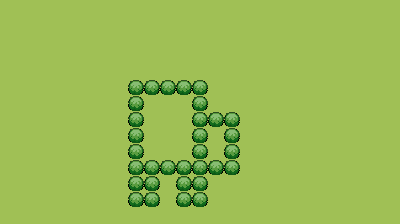

Rendered tile map (Tiled .tmx) drawn with the repository's tilesets; below, a short description and the full map source, tile grids included:
An orthogonal 25x14 tile map with 16x16 px tiles, 3 tile layers (collisions, Base, greenery) and 1 object (test-map).

<map version="1.5" tiledversion="1.7.2" orientation="orthogonal" renderorder="right-down" width="25" height="14" tilewidth="16" tileheight="16" infinite="0" nextlayerid="5" nextobjectid="6">
 <tileset firstgid="1" source="grass.tsx" />
 <layer id="2" name="collisions" width="25" height="14">
  <data encoding="csv">
15,15,15,15,15,15,15,15,15,15,0,0,15,15,15,15,15,15,15,15,15,15,15,15,15,
15,0,0,0,0,0,0,0,0,0,0,0,0,0,0,0,0,0,0,0,0,0,0,0,15,
15,0,0,0,0,0,0,0,0,0,0,0,0,0,0,0,0,0,0,0,0,0,0,0,15,
15,0,0,0,0,0,0,0,0,0,0,0,0,0,0,0,0,0,0,0,0,0,0,0,15,
15,0,0,0,0,0,0,0,0,0,0,0,0,0,0,0,0,0,0,0,0,0,0,0,15,
15,0,0,0,0,0,0,0,15,15,15,15,15,0,0,0,0,0,0,0,0,0,0,0,15,
15,0,0,0,0,0,0,0,15,0,0,0,15,0,0,0,0,0,0,0,0,0,0,0,15,
15,0,0,0,0,0,0,0,15,0,0,0,15,15,15,0,0,0,0,0,0,0,0,0,15,
15,0,0,0,0,0,0,0,15,0,0,0,15,0,15,0,0,0,0,0,0,0,0,0,15,
15,0,0,0,0,0,0,0,15,0,0,0,15,0,15,0,0,0,0,0,0,0,0,0,15,
15,0,0,0,0,0,0,0,15,15,15,15,15,15,15,0,0,0,0,0,0,0,0,0,15,
15,0,0,0,0,0,0,0,15,15,0,15,15,0,0,0,0,0,0,0,0,0,0,0,15,
15,0,0,0,0,0,0,0,15,15,0,15,15,0,0,0,0,0,0,0,0,0,0,0,15,
15,15,15,15,15,15,15,15,15,15,15,15,15,15,15,15,15,15,15,15,15,15,15,15,15
</data>
 </layer>
 <layer id="1" name="Base" width="25" height="14">
  <data encoding="csv">
3,3,3,3,3,3,3,3,3,3,3,3,3,3,3,3,3,3,3,3,3,3,3,3,3,
3,3,3,3,3,3,3,3,3,3,3,3,3,3,3,3,3,3,3,3,3,3,3,3,3,
3,3,3,3,3,3,3,3,3,3,3,3,3,3,3,3,3,3,3,3,3,3,3,3,3,
3,3,3,3,3,3,3,3,3,3,3,3,3,3,3,3,3,3,3,3,3,3,3,3,3,
3,3,3,3,3,3,3,3,3,3,3,3,3,3,3,3,3,3,3,3,3,3,3,3,3,
3,3,3,3,3,3,3,3,3,3,3,3,3,3,3,3,3,3,3,3,3,3,3,3,3,
3,3,3,3,3,3,3,3,3,3,3,3,3,3,3,3,3,3,3,3,3,3,3,3,3,
3,3,3,3,3,3,3,3,3,3,3,3,3,3,3,3,3,3,3,3,3,3,3,3,3,
3,3,3,3,3,3,3,3,3,3,3,3,3,3,3,3,3,3,3,3,3,3,3,3,3,
3,3,3,3,3,3,3,3,3,3,3,3,3,3,3,3,3,3,3,3,3,3,3,3,3,
3,3,3,3,3,3,3,3,3,3,3,3,3,3,3,3,3,3,3,3,3,3,3,3,3,
3,3,3,3,3,3,3,3,3,3,3,3,3,3,3,3,3,3,3,3,3,3,3,3,3,
3,3,3,3,3,3,3,3,3,3,3,3,3,3,3,3,3,3,3,3,3,3,3,3,3,
3,3,3,3,3,3,3,3,3,3,3,3,3,3,3,3,3,3,3,3,3,3,3,3,3
</data>
 </layer>
 <layer id="4" name="greenery" width="25" height="14">
  <data encoding="csv">
0,0,0,0,0,0,0,0,0,0,0,0,0,0,0,0,0,0,0,0,0,0,0,0,0,
0,0,0,0,0,0,0,0,0,0,0,0,0,0,0,0,0,0,0,0,0,0,0,0,0,
0,0,0,0,0,0,0,0,0,0,0,0,0,0,0,0,0,0,0,0,0,0,0,0,0,
0,0,0,0,0,0,0,0,0,0,0,0,0,0,0,0,0,0,0,0,0,0,0,0,0,
0,0,0,0,0,0,0,0,0,0,0,0,0,0,0,0,0,0,0,0,0,0,0,0,0,
0,0,0,0,0,0,0,0,12,12,12,12,12,0,0,0,0,0,0,0,0,0,0,0,0,
0,0,0,0,0,0,0,0,12,0,0,0,12,0,0,0,0,0,0,0,0,0,0,0,0,
0,0,0,0,0,0,0,0,12,0,0,0,12,12,12,0,0,0,0,0,0,0,0,0,0,
0,0,0,0,0,0,0,0,12,0,0,0,12,0,12,0,0,0,0,0,0,0,0,0,0,
0,0,0,0,0,0,0,0,12,0,0,0,12,0,12,0,0,0,0,0,0,0,0,0,0,
0,0,0,0,0,0,0,0,12,12,12,12,12,12,12,0,0,0,0,0,0,0,0,0,0,
0,0,0,0,0,0,0,0,12,12,0,12,12,0,0,0,0,0,0,0,0,0,0,0,0,
0,0,0,0,0,0,0,0,12,12,0,12,12,0,0,0,0,0,0,0,0,0,0,0,0,
0,0,0,0,0,0,0,0,0,0,0,0,0,0,0,0,0,0,0,0,0,0,0,0,0
</data>
 </layer>
 <objectgroup id="3" name="Exits">
  <object id="3" name="test-map" x="160" y="0" width="32" height="3" />
 </objectgroup>
</map>